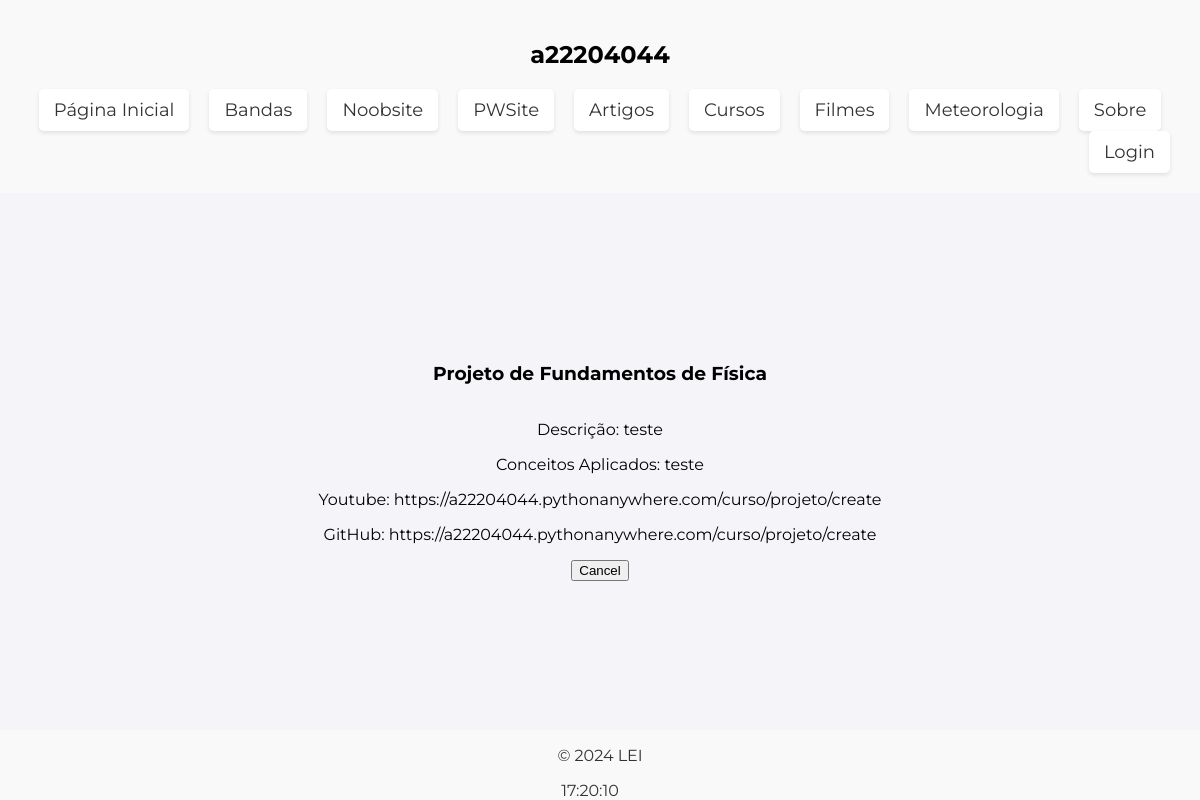
/curso/projeto/3, run on the app's committed database.
### curso/models.py (models this page shows, shortened)
class Projeto(models.Model):
  nome = models.CharField(max_length=255, blank=True, null=True)
  descricao = models.TextField()
  conceitosAplicados = models.TextField(blank=True, null=True)
  tecnologiasUsadas = models.TextField()
  imagem = models.ImageField(upload_to='curso/', blank=True, null=True)
  linkYoutube = models.URLField(blank=True, null=True)
  linkGithub = models.URLField(blank=True, null=True)
  linguagensProgramacao = models.ManyToManyField(LinguagemProgramacao, related_name = 'projetos')
  disciplina = models.ForeignKey(Disciplina, on_delete=models.CASCADE, null=True, blank=True, related_name = 'projeto')

class Disciplina(models.Model):
  nome = models.CharField(max_length=255)
  ano = models.IntegerField()
  semestre = models.CharField(max_length=255)
  ects = models.IntegerField()
  curricularUnitReadableCode = models.CharField(max_length=255)
  areaCientifica = models.ForeignKey(AreaCientifica, on_delete=models.CASCADE, related_name = 'disciplinas')
  linguagensProgramacao = models.ManyToManyField(LinguagemProgramacao, null=True, blank=True, related_name = 'disciplina')
  curso = models.ForeignKey(Curso, on_delete=models.CASCADE, related_name = 'curso')
  def __str__(self):
    return self.nome

### curso/views.py (the view)
# urls.py: path('projeto/<int:projeto_id>', views.projeto_view, name='projeto'),
def projeto_view(request, projeto_id):
    projeto = Projeto.objects.get(pk=projeto_id)
    canUserManipulate = request.user.groups.filter(name='Editores de cursos').exists()
    context = {'projeto': projeto, 'canUserManipulate':canUserManipulate}
    return render(request, 'curso/projeto.html', context)

### curso/templates/curso/projeto.html (shortened to what this page needs)
{% extends 'base.html' %}
{% block content %}
<h3>Projeto de {{projeto.disciplina}}</h3>
<div>
    <p>Descrição: {{ projeto.descricao }}</p>
    <p>Conceitos Aplicados: {{ projeto.conceitosAplicados }}</p>
    {% if projeto.linkYoutube %}
        <p>Youtube: {{ projeto.linkYoutube }}</p>
    {% endif %}
    {% if projeto.linkGithub %}
        <p>GitHub: {{ projeto.linkGithub }}</p>
    {% endif %}
</div>
<form action="{% url 'curso:disciplina' projeto.disciplina.id %}">
    <input type="submit" value="Cancel" />
</form><br>
{% endblock %}

### data on the page
Projeto: disciplina "Fundamentos de Física", descricao "teste", conceitosAplicados "teste", linkYoutube "https://a22204044.pythonanywhere.com/curso/projeto/create", linkGithub "https://a22204044.pythonanywhere.com/curso/projeto/create"
